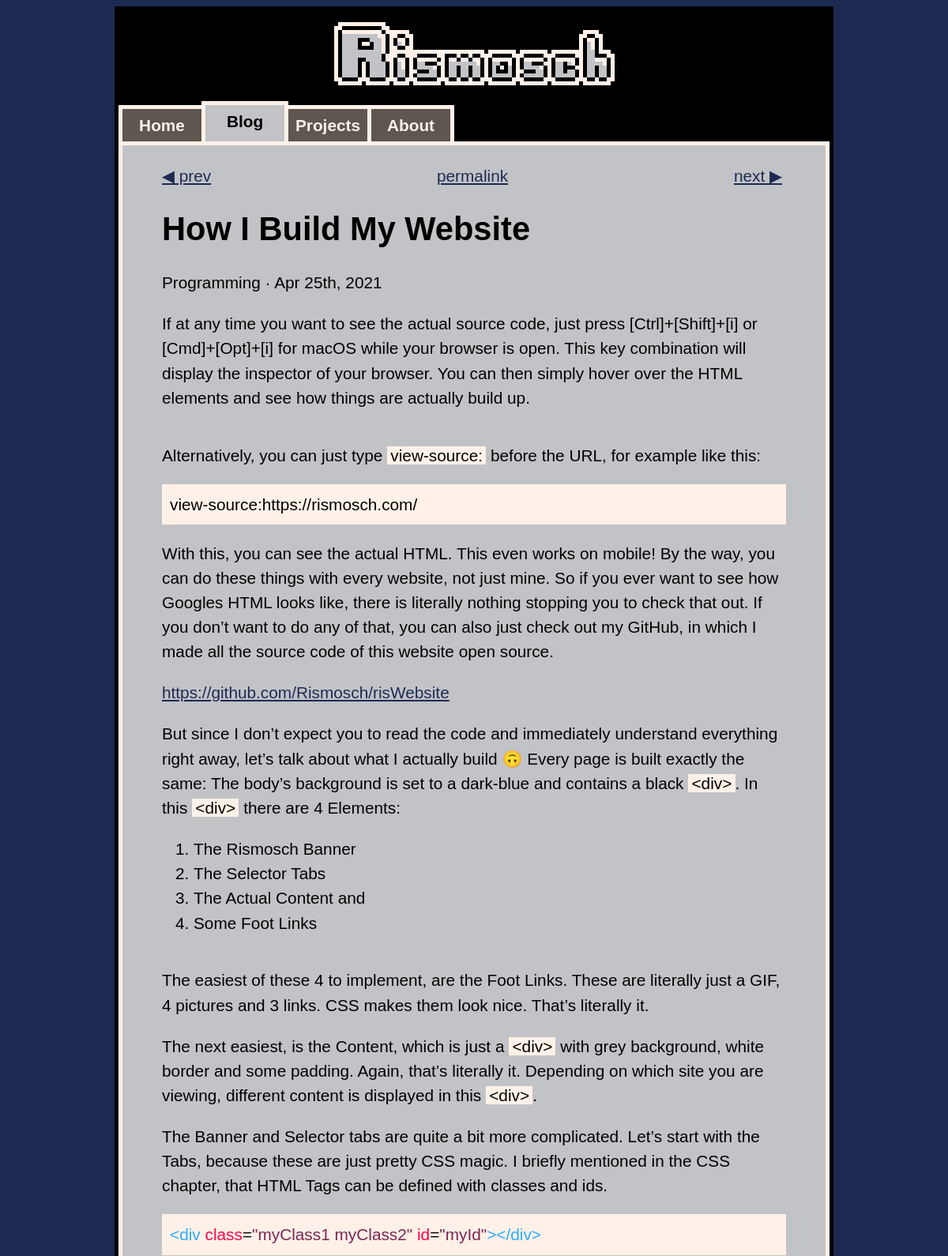
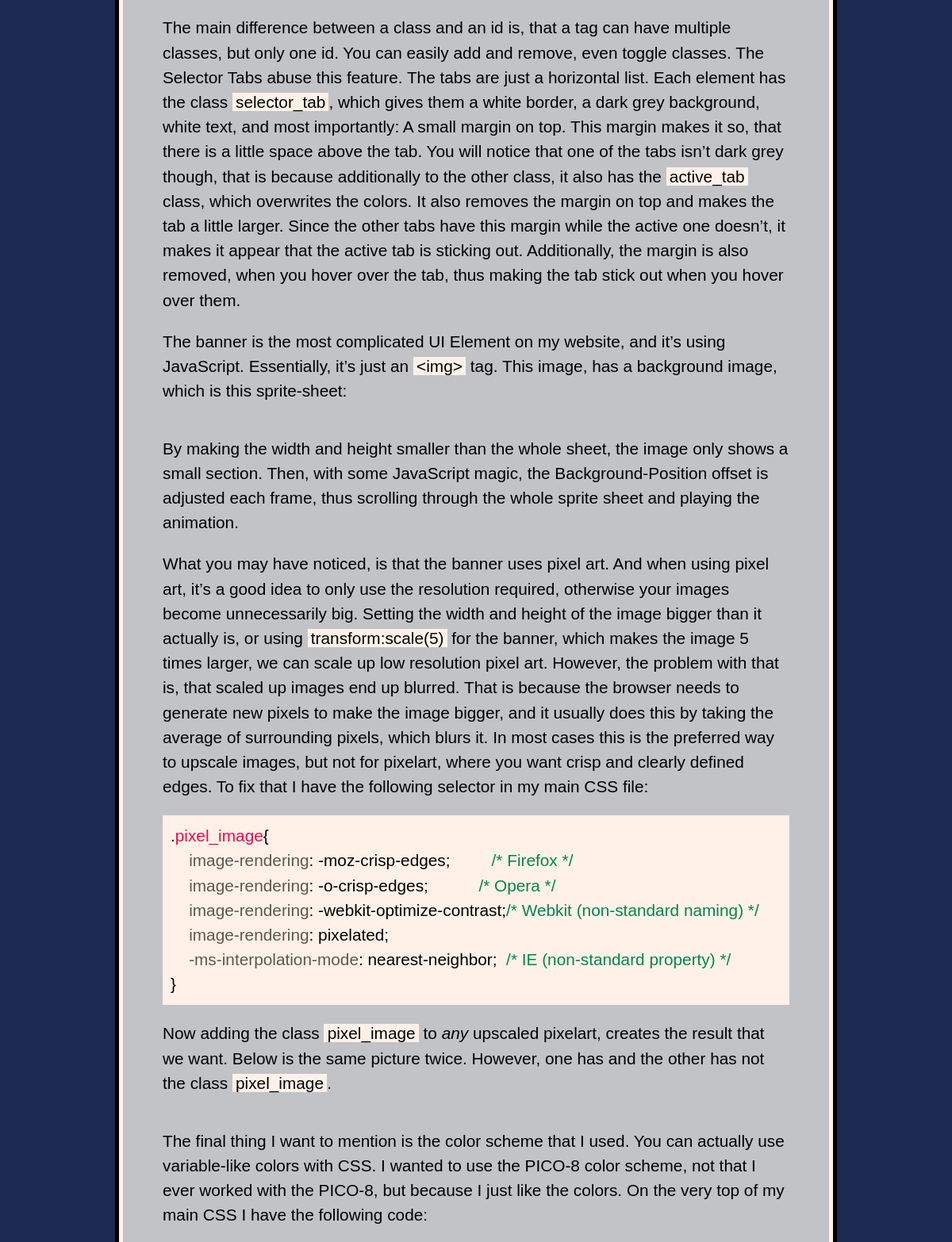
/website/article.php?id=how-i-build-my-website (upper part), run on the app's committed database (2 pictures, top to bottom).
### tables this page shows
CREATE TABLE `Articles` (
  `id` varchar(256) NOT NULL,
  `type_id` int(11) NOT NULL DEFAULT '0',
  `category_id` int(11) NOT NULL DEFAULT '0',
  `title` varchar(256) NOT NULL,
  `timestamp` timestamp NOT NULL DEFAULT CURRENT_TIMESTAMP,
  `link` varchar(256) DEFAULT NULL,
  `thumbnail_path` varchar(256) DEFAULT NULL,
  `description` varchar(256) NOT NULL,
  `keywords` varchar(256) NOT NULL
);

CREATE TABLE `Article_Categories` (
  `id` int(11) NOT NULL,
  `name` varchar(64) NOT NULL
);

### website/php/articles_database.php (called while the page is built, shortened)
<?php
function GetNextPreviousSql($nextPreviousTimestamp, $orderBy)
{
	return "
	SELECT
		Articles.id AS id,
		Article_Types.name AS type,
		Article_Categories.name AS category,
		Articles.title AS title,
		Articles.timestamp AS timestamp,
		Articles.link AS link,
		Articles.thumbnail_path AS thumbnail_path
	FROM
		Articles,
		Article_Categories,
		Article_Types
	WHERE
		Articles.category_id = Article_Categories.id AND
		Articles.type_id = Article_Types.id AND
		Articles.link IS NULL AND
		Articles.timestamp {$nextPreviousTimestamp}
	ORDER BY
		Articles.timestamp {$orderBy}
	LIMIT
		0,
		1
	";
}
function GetThumbnailPath($articleData)
{
	if(isset($articleData))
	{
		$thumbnail_path = $articleData['thumbnail_path'];
	}
	else
		$thumbnail_path = "assets/thumbnails/default.webp";
	return $thumbnail_path;
}
function GetArticleData($dbConn, $articleId)
{
	$sqlArticleData ="
	SELECT
		Articles.id AS id,
		Articles.type_id AS type_id,
		Article_Types.name AS type,
		Articles.category_id AS category_id,
		Article_Categories.name AS category,
		Articles.title AS title,
		Articles.timestamp AS timestamp,
		Articles.link AS link,
		Articles.thumbnail_path AS thumbnail_path,
		Articles.description AS description,
		Articles.keywords AS keywords
	FROM
		Articles,
		Article_Categories,
		Article_Types
	WHERE
		Articles.category_id = Article_Categories.id AND
		Articles.type_id = Article_Types.id AND
		Articles.id = '{$articleId}'
	";
	$result = mysqli_query($dbConn, $sqlArticleData);
	$numRows = mysqli_num_rows($result);
	if($numRows > 0)
	{
		return mysqli_fetch_assoc($result);
	}
	return NULL;
}
?>

### website/article.php (the view, shortened to what this page needs)
<?php
include 'php/articles_database.php';
include 'php/util.php';
if(isset($_GET["id"]))
{
	$safe_characters = 'abcdefghijklmnopqrstuvwxyz-0123456789';
	$id_is_safe = true;
	$unsafe_article_id = $_GET["id"];
	$unsafe_article_id_chars = str_split($unsafe_article_id);
	foreach($unsafe_article_id_chars as $unsafe_article_id_char)
	{
		if(strpos($safe_characters, $unsafe_article_id_char) !== false)
			continue;
		$id_is_safe = false;
		break;
	}
	if($id_is_safe)
		$article_id = $unsafe_article_id;
	else
		$article_id = "error";
}
else
	$article_id = "error";
	$fileToLoad = 'page_0';
$dbConn = mysqli_connect($dbHost, $dbSelectUsername, $dbSelectPassword, $dbName);
$title = ":(";
if($dbConn){
	$articleData = GetArticleData($dbConn, $article_id);
	if(!is_null($articleData))
	{
		$title = $articleData['title'];
	}
	else
	{
		$title = ':(';
	}
}
?>
</head>
<body>
	<div class="background">
		<div class="content" id="content">
			<?php
				$content = "articles/{$article_id}/{$fileToLoad}.php";
				if(file_exists($content))
				{
					if(isset($articleData))
					{
						if($dbConn)
						{
							$sqlNext = GetNextPreviousSql("> '{$articleData['timestamp']}'","ASC");
							$sqlPrevious = GetNextPreviousSql("< '{$articleData['timestamp']}'","DESC");
							$result = mysqli_query($dbConn,$sqlNext);
							$numRows = mysqli_num_rows($result);
							if($numRows > 0)
							{
								$row = mysqli_fetch_assoc($result);
								$timestamp = strtotime($row['timestamp']);
								$newTimestampFormat = date('M jS, Y',$timestamp);
								if(!is_null($row['link']))
									$link = $row['link'];
								else
									$link = "https://www.rismosch.com/article?id={$row['id']}";
								$nextArticleData = array(
									'id' => $row['id'],
									'type' => $row['type'],
									'category' => $row['category'],
									'title' => $row['title'],
									'timestamp' => $newTimestampFormat,
									'link' => $link,
									'thumbnail_path' => GetThumbnailPath($row),
								);
							}
							$result = mysqli_query($dbConn,$sqlPrevious);
							$numRows = mysqli_num_rows($result);
							if($numRows > 0)
							{
								$row = mysqli_fetch_assoc($result);
								$timestamp = strtotime($row['timestamp']);
								$newTimestampFormat = date('M jS, Y',$timestamp);
								if(!is_null($row['link']))
									$link = $row['link'];
								else
									$link = "https://www.rismosch.com/article?id={$row['id']}";
								$prevArticleData = array(
									'id' => $row['id'],
									'type' => $row['type'],
									'category' => $row['category'],
									'title' => $row['title'],
									'timestamp' => $newTimestampFormat,
									'link' => $link,
									'thumbnail_path' => GetThumbnailPath($row),
								);
							}
						}
						$timestamp = strtotime($articleData['timestamp']);
						$newTimestampFormat = date('M jS, Y',$timestamp);
						echo "<p style=\"text-align: center; margin-top: 13px;\">";
						echo "<span style=\"float: left; text-align: left;\">";
						if(isset($prevArticleData))
							echo "<a title=\"{$prevArticleData['title']}\" href=\"{$prevArticleData['link']}\">";
						else
							echo "<span class=\"unselectable\" style=\"color:var(--pico-8-light-grey)\">";
						echo "&#9664; prev";
						if(isset($prevArticleData))
							echo "</a>";
						else
							echo "</span>";
						echo "</span>";
						echo "<span style=\"color: var(--pico-8-blue); display: none;\" id=\"permalink_header\"><span onclick=\"CopyPermalink(event)\" style=\"cursor: pointer; text-decoration: underline;\">permalink</span></span>";
						echo "<span style=\"float: right; text-align: right;\">";
						if(isset($nextArticleData))
							echo "<a title=\"{$nextArticleData['title']}\" href=\"{$nextArticleData['link']}\" style=\"margin-right: 5px;\">";
						else
							echo "<span class=\"unselectable\" style=\"color:var(--pico-8-light-grey)\">";
						echo "next &#9654;";
						if(isset($nextArticleData))
							echo "</a>";
						else
							echo "</span>";
						echo "</span></p>";
						echo "<noscript><br></noscript><h1>{$title}</h1><p>{$articleData['category']} &#183; {$newTimestampFormat}</p>";
					}
				}
				else
				{
					echo "<h1>{$title}</h1><p>Could not find the article you were looking for</p>";
					$article_id = "error";
				}
			?>
		</div>
	</div>
</body>
</html>

### website/css/main_dev.css (style rules this page uses)
:root { --pico-8-black: #000000; --pico-8-blue: #1d2b53; --pico-8-purple: #7e2553; --pico-8-green: #008751; --pico-8-brown: #ab5236; --pico-8-dark-grey: #5f574f; --pico-8-light-grey: #c2c3c7; --pico-8-white: #fff1e8; --pico-8-red: #ff004d; --pico-8-orange: #ffa300; --pico-8-yellow: #ffec27; --pico-8-lime: #00e436; --pico-8-cyan: #29adff; --pico-8-washed-grey: #83769c; --pico-8-pink: #ff77a8; --pico-8-flesh: #ffccaa; }
html { overflow-y: scroll; }
body { background-color: var(--pico-8-blue); font-family: Arial, sans-serif; -webkit-text-size-adjust: none; -moz-text-size-adjust: none; -ms-text-size-adjust: none; text-size-adjust: none; }
p, li { line-height: 1.5em; }
a:link { color: var(--pico-8-blue); }
div.background { margin: auto; padding: 5px; background-color: var(--pico-8-black); }
div.content { width: auto; background-color: var(--pico-8-light-grey); border-style: solid; border-color: var(--pico-8-white); border-width: 5px; }
@media only screen and (min-width:946px) { div.background { width: 900px; } }
@media only screen and (min-width: 481px) { html { font-size: 1.3em; } }
@media only screen and (min-width: 481px) { div.content { padding-top: 10px; padding-left: 50px; padding-right: 50px; padding-bottom: 20px; } }

### data on the page
articles: title "How I Build My Website", category.name "Programming", timestamp "Apr 25th, 2021"
